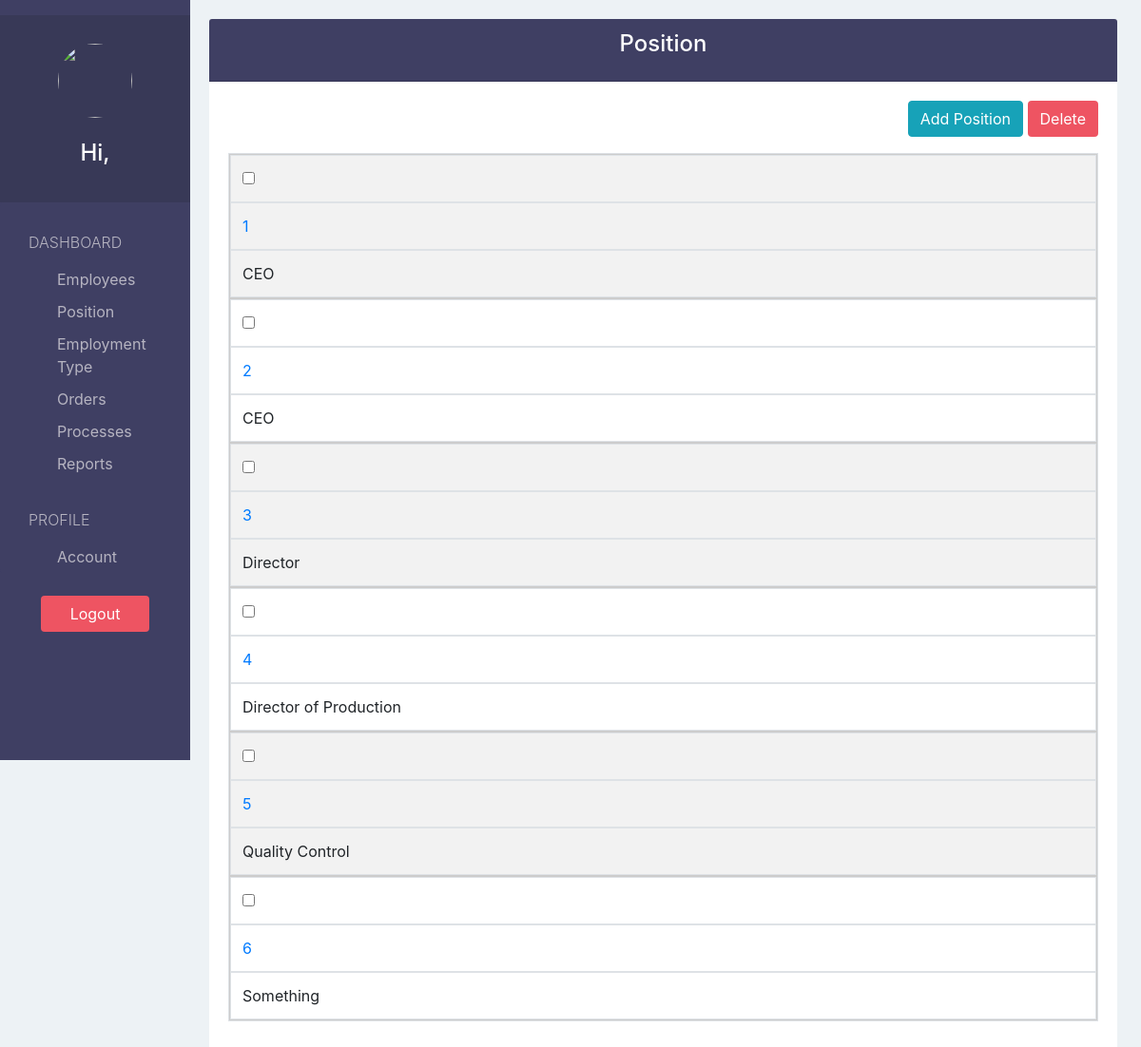
Page /position/ on the earlier database version.
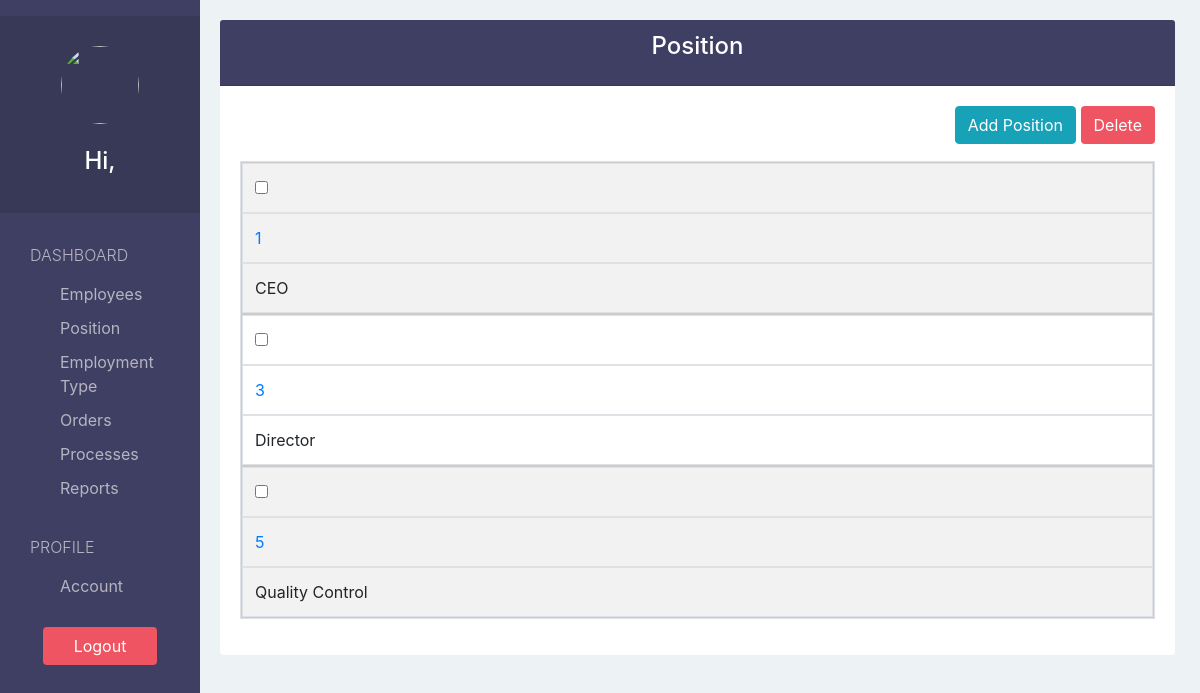
Same page on the later database version.
### payrollApp/models.py (models this page shows, shortened)
class Position(models.Model):
  name = models.CharField(max_length=60)

### payrollApp/views.py (the view)
# urls.py: path('position/', views.position_view, name="position"),
def position_view(request):
  positions = Position.objects.all()
  flag   = True
  if not positions:
    flag=False
  context = {
    'positions':positions,
    'flags':flag
  }
  return render(request, 'employee/position/position.html', context)

### payrollApp/templates/employee/position/position.html (shortened to what this page needs)
{% extends 'view_base.html' %}
{% block viewTitle %}Position{% endblock %}
{% block addBtn %}
  <a href="{% url 'create-position' %}?next={{ request.path }}" class="btn btn-info">Add Position</a>
{% endblock %}
{% block columns %}
  {% if flags %}
    {% block form %}
      <form action="{% url 'delete-position'%}" method="POST">{% csrf_token %}
    {% endblock %}
  {% endif %}
{% endblock %}
{% block tbodyContent %}
  {% if not flags %}
  <h3>No Position</h3>
  {% else %}
    {% for position  in positions %}
      <tr>
        <td><input type="checkbox" name="selected" value="{{ position.id }}" onclick="enableDeleteBtn(this)"></td>
        <td scope="row"><a href="{% url 'edit-position' position.id %}?next={{ request.path }}">{{ position.id }}</a></td>
        <td>{{ position.name}}</td>
      </tr>
    {% endfor %}
  {% endif %}
{% endblock %}

Differences in the rows shown:
removed Position: id "2", name "CEO"
removed Position: id "4", name "Director of Production"
removed Position: id "6", name "Something"
